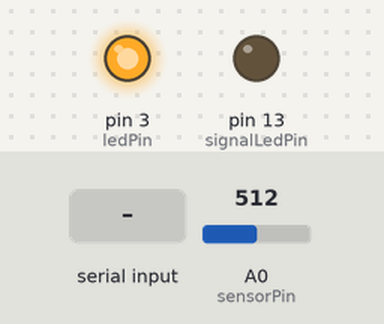
The sketch below on a simulated Arduino Uno, built with avr-gcc and run on an emulated ATmega328P. Parts: output pins drawn as LEDs (lit = HIGH). Inputs (shaded band) come from the test bench; at power-on: A0 (sensorPin) = 512.

Above: at 1.2 s.
1.3 s: A0 (sensorPin) set to 548
At 2.2 s:
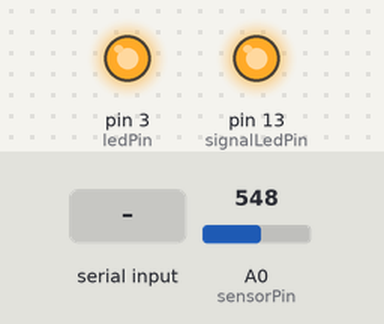
2.8 s: "!!!\n" received over Serial
At 3.2 s:
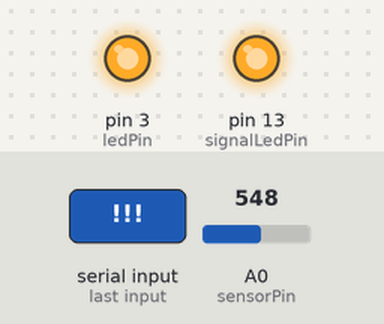
4.3 s: A0 (sensorPin) set to 498
5.8 s: A0 (sensorPin) set to 482
At 6.9 s:
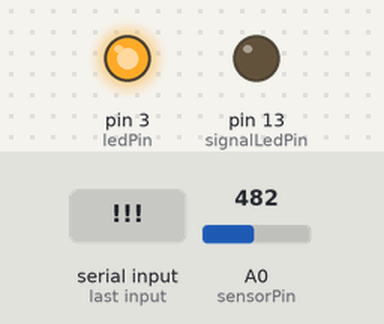
7.3 s: "!!!\n" received over Serial
At 7.9 s:
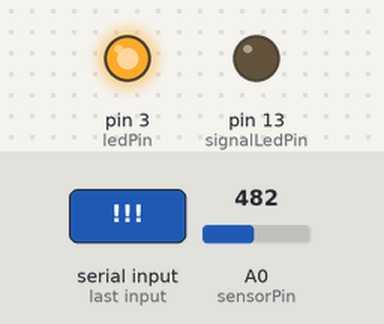
8.8 s: A0 (sensorPin) set to 716
At 9.2 s:
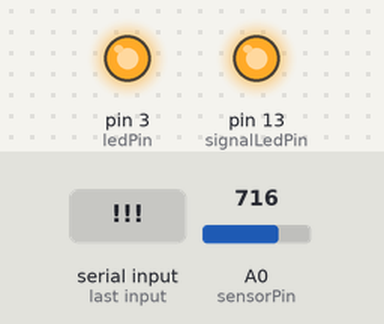
Timing chart, 0 to 11.3 s (numbered marks = the images above; inputs shaded):
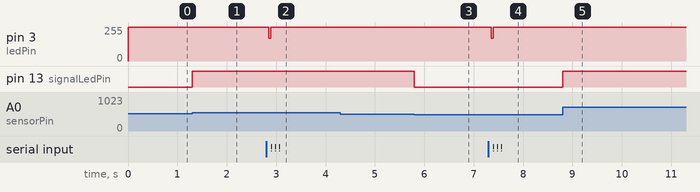

Measured:
- the behaviour switches between 532 and 533 on A0 (sensorPin) (found by bisection; images 0 and 1)
- the behaviour switches between 492 and 491 on A0 (sensorPin) (found by bisection; images 2 and 3)
- after the input at 1.3 s, pin 13 (signalLedPin): LOW → HIGH at once
- after the input at 2.8 s, pin 3 (ledPin): 255/255 → 169/255 after 0.05 s, → 255/255 0.04 s later
- after the input at 4.3 s, every drawn part: stays the same
- after the input at 5.8 s, pin 13 (signalLedPin): HIGH → LOW at once
- after the input at 7.3 s, pin 3 (ledPin): 255/255 → 169/255 after 0.05 s, → 255/255 0.04 s later
- after the input at 8.8 s, pin 13 (signalLedPin): LOW → HIGH at once

The sketch:

auroraLink15.ino
```cpp
/*
 * Aurora-Link v3.3 - "The Single-Pot Steward"
 * * FEATURES:
 * - Starts in Sighting Mode (Steady Green).
 * - Uses a single Potentiometer + CdS voltage divider on A0.
 * - Switches to Data Mode instantly upon PC or Light activity.
 * - Auto-Reverts to Sighting Mode after 15 seconds of silence.
 * - "!!!" command via Serial forces Sighting Mode back on.
 */

const int ledPin = 3;           // Main Green Beacon/Data LED
const int signalLedPin = 13;    // Onboard LED for signal monitoring
const int sensorPin = A0;       // Center tap of CdS + Pot voltage divider

String inputBuffer = "";
bool sightingMode = true;
unsigned long lastActivity = 0;
const unsigned long timeout = 15000;

// Fixed software threshold; physical Potentiometer tunes the hardware to match this.
const int threshold = 512;
const int hysteresis = 20;

void setup() {
  Serial.begin(1200);
  pinMode(ledPin, OUTPUT);
  pinMode(signalLedPin, OUTPUT);
  inputBuffer.reserve(10);

  digitalWrite(ledPin, HIGH);
  lastActivity = millis();
}

void loop() {
  unsigned long currentTime = millis();
  int sensorValue = analogRead(sensorPin);

  // 1. MONITOR PC DATA (USB)
  if (Serial.available() > 0) {
    char inChar = (char)Serial.read();
    lastActivity = currentTime;

    if (sightingMode) {
      sightingMode = false;
    }

    // Process "!!!" switch
    if (inChar == '\r' || inChar == '\n') {
      if (inputBuffer == "!!!") {
        sightingMode = true;
        digitalWrite(ledPin, HIGH);
      }
      inputBuffer = "";
    } else {
      inputBuffer += inChar;
      if (inputBuffer.length() > 8) inputBuffer = "";
    }

    if (!sightingMode) {
      transmitByte(inChar);
    }
  }

  // 2. MONITOR INCOMING LIGHT (CdS with Hysteresis)
  static bool isLightDetected = false;

  if (!isLightDetected && sensorValue > (threshold + hysteresis)) {
    isLightDetected = true;
    digitalWrite(signalLedPin, HIGH);
    lastActivity = currentTime;

    if (sightingMode) {
      sightingMode = false;
    }
    // Incoming light detected - Logic ready for BBS bit-stream
  }
  else if (isLightDetected && sensorValue < (threshold - hysteresis)) {
    isLightDetected = false;
    digitalWrite(signalLedPin, LOW);
  }

  // 3. THE HEALING LOGIC
  if (!sightingMode && (currentTime - lastActivity > timeout)) {
    sightingMode = true;
    digitalWrite(ledPin, HIGH);
  }
}

void transmitByte(char c) {
  unsigned int bitTime = 833; // 1200 baud bit duration
  digitalWrite(ledPin, LOW);  // Start bit
  delayMicroseconds(bitTime);
  for (int i = 0; i < 8; i++) {
    digitalWrite(ledPin, bitRead(c, i));
    delayMicroseconds(bitTime);
  }
  digitalWrite(ledPin, HIGH); // Stop bit
  delayMicroseconds(bitTime);
}
```
